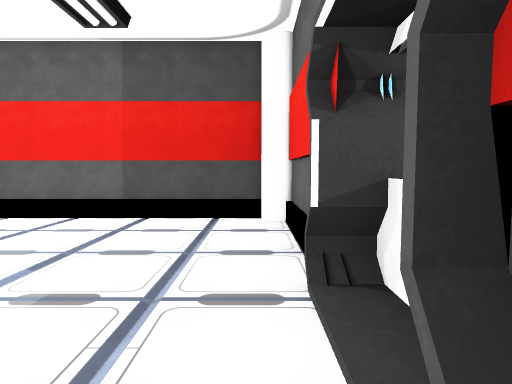
View 1 (above)

12 first-person views from a walk through a scene from a Unity 3-D project. The camera is 1.4 m above the floor, tilts 4° down and sees 75° across. The floor is counted in squares, 1 m on a side. Each view is taken from the middle of a square. On the plan, view 1 faces up. The plan holds only what a view shows up to about 15 squares ahead; the rest is blank. The place goes on beyond the plan. The player is left out.

View 2
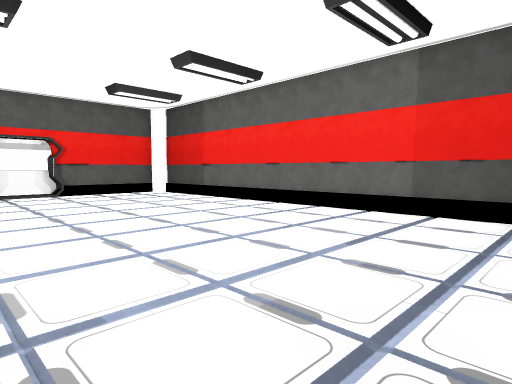

View 3
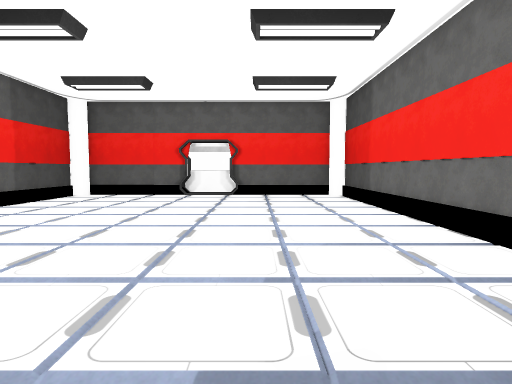

View 4
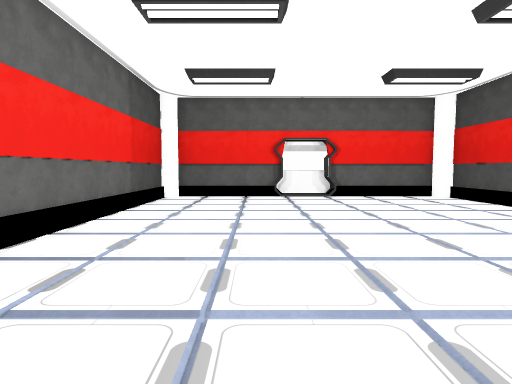

View 5
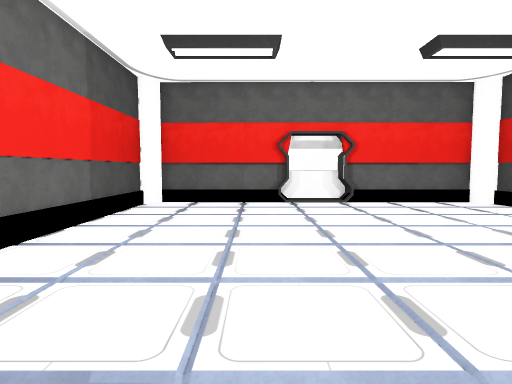

View 6
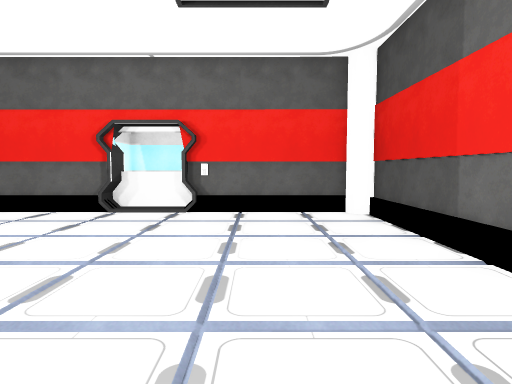

View 7
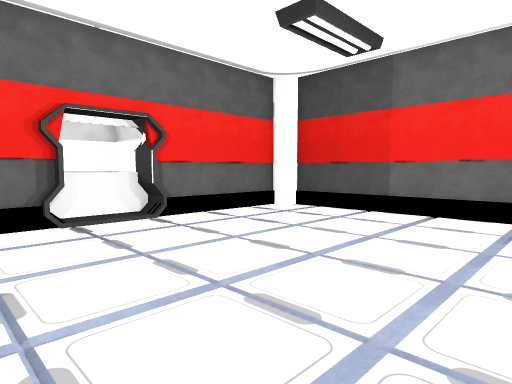

View 8
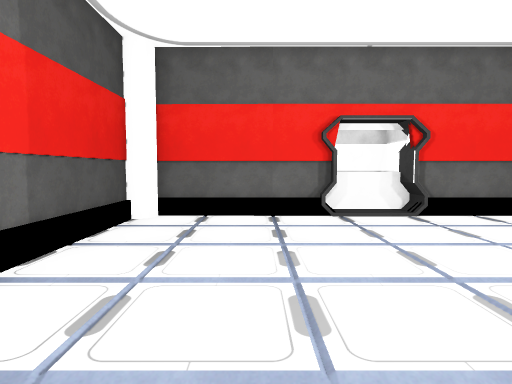

View 9
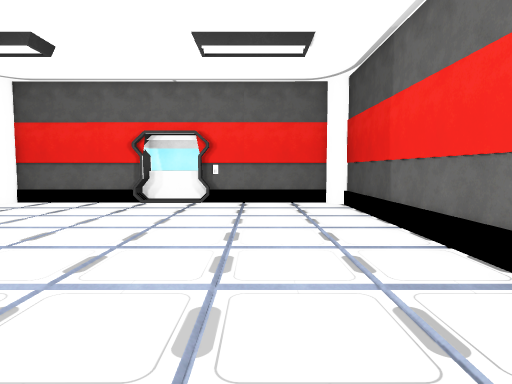

View 10
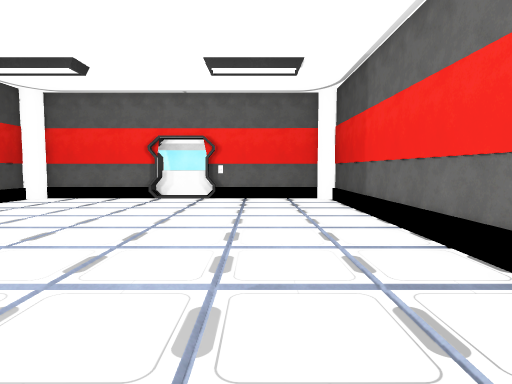

View 11
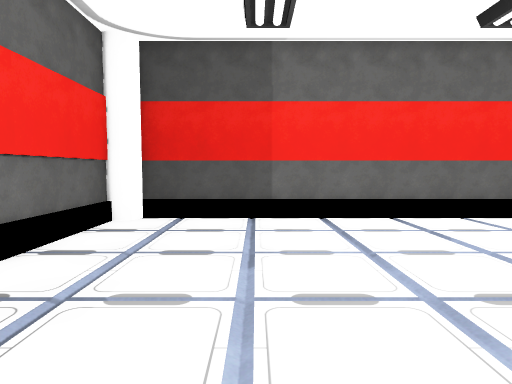

View 12
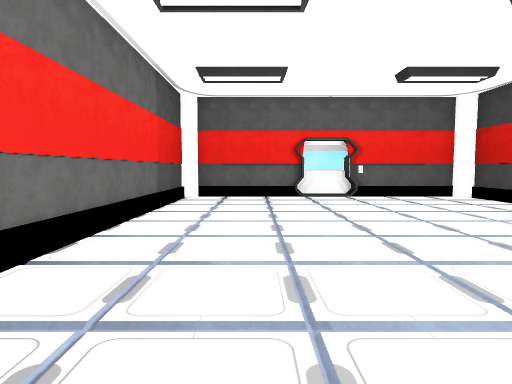

### Floor plan
Points are (right, up) in squares from view 1. A wall is a line through its corners. A room is listed if a view was taken in it or the views show most of it. See-through windows are left out.
Room 1 (views 1, 2, 3, 4, 5, 6, 7, 8, 9, 10, 11, 12)
walls: (0.6, 3.6) (0.6, 4.1); (0.6, 1.1) (0.6, 1.4); (-18.8, 4.1) (-18.8, 3.6) (-19.9, 3.6); (-18.8, 1.4) (-18.8, 1.1); (1, 3.6) (1, 9); (-19, 1.1) (-19, -4); (-18.8, -0.5) (-18.8, -4); (-19.7, 3.9) (-19.7, 1); (0.3, 9.6) (-18.4, 9.6); (-19, 9.1) (-19, 3.8); (-18.4, -4.6) (0.2, -4.6); (1, -4) (1, 1.1)
low walls: (-18.6, 3.9) (-19.7, 3.9)
ways out: opening at (1.5, 2.5)

Where each view was taken, in squares from view 1:
view 1: 0 up, 0 right, facing up
view 2: 1 down, 0 right, facing up-left
view 3: 5 up, 1 left, facing left
view 4: 0 up, 2 left, facing left
view 5: 0 up, 5 left, facing left
view 6: 1 down, 10 left, facing right
view 7: 1 down, 10 left, facing up-left
view 8: 1 down, 9 left, facing left
view 9: 1 down, 13 left, facing right
view 10: 1 down, 15 left, facing right
view 11: 0 up, 15 left, facing up
view 12: 6 up, 16 left, facing right
